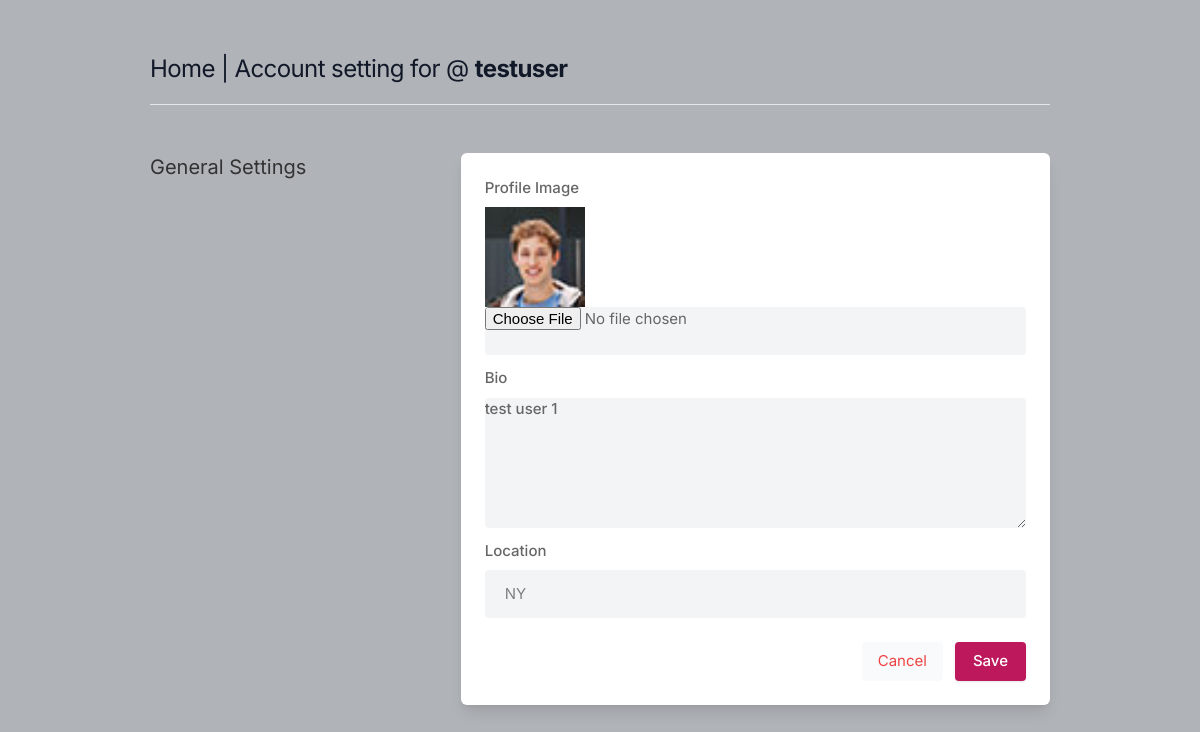
Before: /settings (signed in) with the older database file.
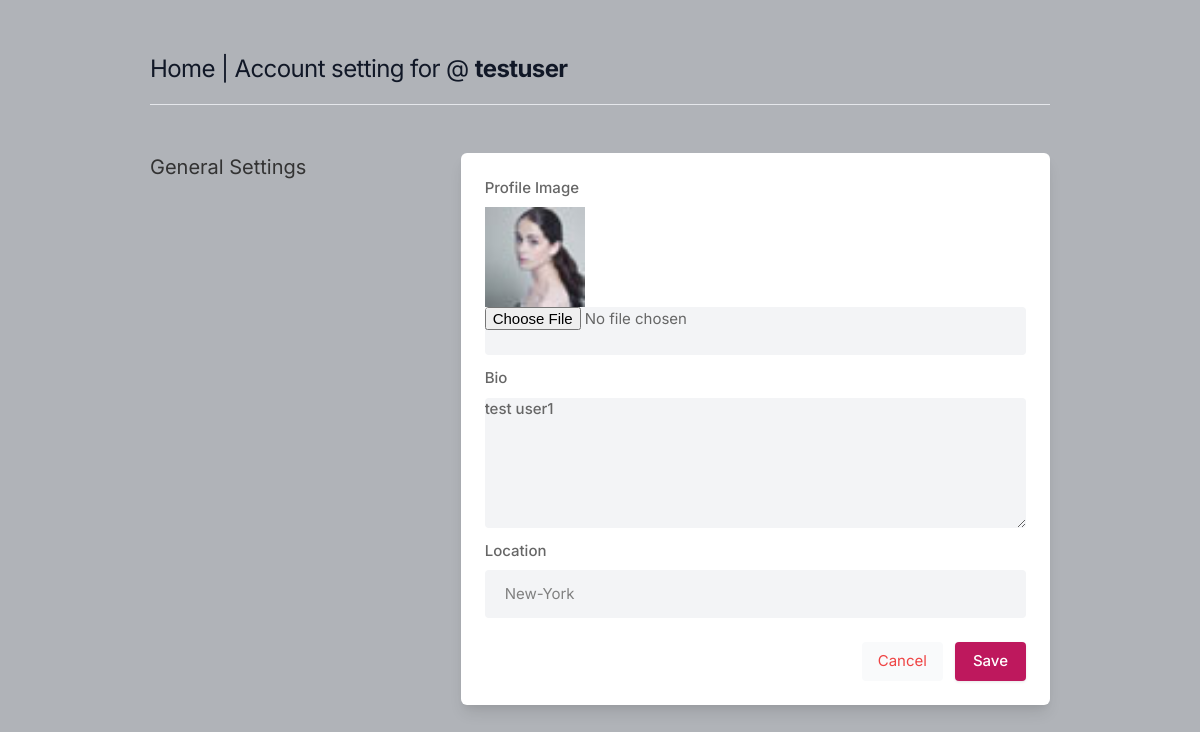
After: the same page with the newer database file.
### core/models.py (models this page shows, shortened)
class Profile(models.Model):
    user = models.ForeignKey(User, on_delete=models.CASCADE)
    id_user = models.IntegerField()
    bio = models.TextField(blank=True)
    profileimg = models.ImageField(upload_to='profile_images', default='blank-profile-picture.png')
    location = models.CharField(max_length=100, blank=True)

### core/views.py (the view, shortened to what this page needs)
# urls.py: path('settings', views.settings, name='settings'),
@login_required(login_url='signin')
def settings(request):
    user_profile = Profile.objects.get(user=request.user)
    return render(request, 'setting.html', {'user_profile': user_profile})

### templates/setting.html (shortened to what this page needs)
{% load static %}
<!DOCTYPE html>
<html lang="en">
<head>
    <link rel="stylesheet" href="{% static 'assets/css/icons.css' %}">
    <link rel="stylesheet" href="{% static 'assets/css/uikit.css' %}">
    <link rel="stylesheet" href="{% static 'assets/css/style.css' %}">
    <link rel="stylesheet" href="{% static 'assets/css/tailwind.css' %}">
</head>
<body>
<div class="container m-auto">
    <h1 class="text-2xl leading-none text-gray-900 tracking-tight mt-3">
        <a href="/"> Home |</a> Account setting for @ <b>{{ user.username }}</b>
    </h1>
    <br>
    <hr>
    <div class="grid lg:grid-cols-3 mt-12 gap-8">
        <div>
            <h3 class="text-xl mb-2"> General Settings</h3>
        </div>
        <div class="bg-white rounded-md lg:shadow-lg shadow col-span-2">
            <form action='' method='POST' enctype="multipart/form-data">
                <div class="grid grid-cols-2 gap-3 lg:p-6 p-4">
                        <div class="col-span-2">
                            <label for=""> Profile Image</label>
                            <img width="100px" height="100px" src="{{ user_profile.profileimg.url }}" />
                            <input type="file" name="image"  value="{{ user_profile.profileimg }}" class="shadow-none bg-gray-100">
                        </div>
                        <div class="col-span-2">
                            <label for="about">Bio</label>
                            <textarea id="about" name="bio" rows="3"  class="shadow-none bg-gray-100">{{ user_profile.bio }}</textarea>
                        </div>
                        <div class="col-span-2">
                            <label for=""> Location</label>
                            <input type="text" name="location" value="{{ user_profile.location }}" placeholder="" class="shadow-none bg-gray-100">
                        </div>
                </div>
                <div class="bg-gray-10 p-6 pt-0 flex justify-end space-x-3">
                    <button class="p-2 px-4 rounded bg-gray-50 text-red-500"> <a href="/">Cancel</a> </button>
                    <button type="submit" class="button bg-blue-700"> Save </button>
                </div>
            </form>
        </div>
    </div>
    <br>
            </div>
</body>
</html>

Changed rows visible on the page:
changed Profile: profileimg: a different picture; bio "test user 1" → "test user1"; location "NY" → "New-York"
